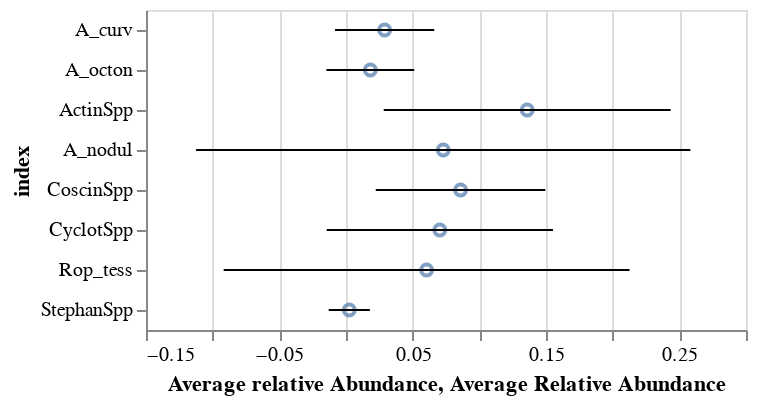

Here is the notebook cell this chart was saved with:
### Markdown cell above
ActinSpp or the Actinoptychus species is the most abundant on average over time and StephanSpp or the Stephanopyxis species is the rarest on average over time. The taxon that varies the most in relative abundance over time is the Azpeitia nodulifer.

### Code cell
# reset index
plot_df = diatom_summary.reset_index()

# create base chart
base = alt.Chart(plot_df).encode(
    y = alt.Y('index',sort = {'field': 'column', 'order': 'descending'})
)

# create point plot
means = base.mark_point().encode(
    x = alt.X('mean', title = 'Average relative Abundance')
)

#create bar plot
bars = base.transform_calculate(
    lwr = 'datum.mean - 2 * datum.std',
    upr = 'datum.mean + 2 * datum.std'
).mark_errorbar().encode(
    x = alt.X('lwr:Q', title='Average Relative Abundance'),
    x2 = alt.X2('upr:Q')
)

# layer
fig2 = means + bars

# display
fig2

### Figure 1 — Vega-Lite specification as saved in the notebook (floating-point values rounded to 4 significant figures)
{"$schema": "https://vega.github.io/schema/vega-lite/v5.14.1.json", "config": {"view": {"continuousHeight": 300, "continuousWidth": 300}}, "data": {"name": "data-1b0d93bfcb022f0704e46c56041c0f6d"}, "datasets": {"data-1b0d93bfcb022f0704e46c56041c0f6d": [{"index": "A_curv", "mean": 0.02899, "std": 0.0186}, {"index": "A_octon", "mean": 0.01826, "std": 0.01647}, {"index": "ActinSpp", "mean": 0.1359, "std": 0.0538}, {"index": "A_nodul", "mean": 0.07294, "std": 0.09268}, {"index": "CoscinSpp", "mean": 0.08593, "std": 0.0318}, {"index": "CyclotSpp", "mean": 0.07037, "std": 0.04242}, {"index": "Rop_tess", "mean": 0.06045, "std": 0.0761}, {"index": "StephanSpp", "mean": 0.002447, "std": 0.007721}]}, "layer": [{"encoding": {"x": {"field": "mean", "title": "Average relative Abundance", "type": "quantitative"}, "y": {"field": "index", "sort": {"field": "column", "order": "descending"}, "type": "nominal"}}, "mark": {"type": "point"}}, {"encoding": {"x": {"field": "lwr", "title": "Average Relative Abundance", "type": "quantitative"}, "x2": {"field": "upr"}, "y": {"field": "index", "sort": {"field": "column", "order": "descending"}, "type": "nominal"}}, "mark": {"type": "errorbar"}, "transform": [{"as": "lwr", "calculate": "datum.mean - 2 * datum.std"}, {"as": "upr", "calculate": "datum.mean + 2 * datum.std"}]}]}
